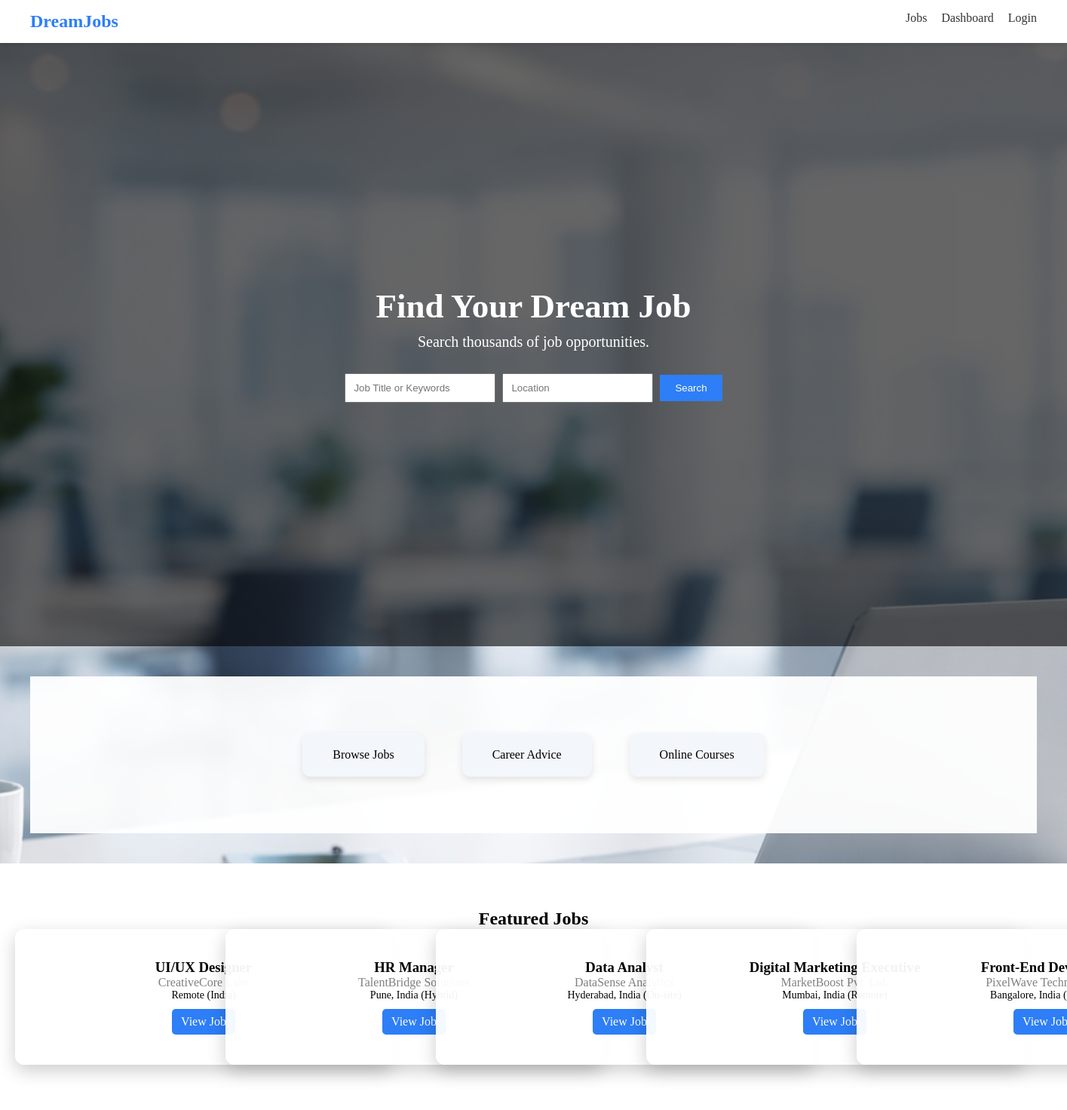
The page / on the database its author committed.
### portal/models.py (models this page shows, shortened)
class Job(models.Model):
    employer = models.ForeignKey(User, on_delete=models.CASCADE)
    title = models.CharField(max_length=200)
    company = models.CharField(max_length=200)
    location = models.CharField(max_length=200)
    description = models.TextField()
    created_at = models.DateTimeField(auto_now_add=True)

### portal/views.py (the view)
# urls.py: 2. Add a URL to urlpatterns:  path('', views.home, name='home')
def home(request):
    jobs = Job.objects.all().order_by('-created_at')
    return render(request, 'portal/home.html', {'jobs': jobs})

### portal/templates/portal/home.html
{% extends "portal/base.html" %}
{% load static %}
{% block content %}
<section class="hero">
    <div class="hero-content">
        <h1>Find Your Dream Job</h1>
        <p>Search thousands of job opportunities.</p>
        <form class="search-box">
            <input type="text" placeholder="Job Title or Keywords">
            <input type="text" placeholder="Location">
            <button>Search</button>
        </form>
    </div>
</section>
<div class="home-content">
<section class="features">
    <div class="card">Browse Jobs</div>
    <div class="card">Career Advice</div>
    <div class="card">Online Courses</div>
</section>
<section class="jobs">
    <h2>Featured Jobs</h2>
    <div class="job-grid">
        {% for job in jobs %}
        <div class="job-card">
            <h3>{{ job.title }}</h3>
            <p class="company">{{ job.company }}</p>
            <p class="location">{{ job.location }}</p>
            <a href="{% url 'job_detail' job.id %}" class="btn">
                View Job
            </a>
        </div>
        {% empty %}
        <p>No jobs posted yet</p>
        {% endfor %}
    </div>
</section>
</div>
{% endblock %}

### portal/static/css/style.css (style rules this page uses)
* { margin: 0; padding: 0; box-sizing: border-box; }
body { font-family: 'Times New Roman', Times, serif; min-height: 100vh; background-image: url("../images/MC.png"); background-size: cover; background-position: center; background-repeat: no-repeat; background-attachment: fixed; }
.hero { position: relative; height: 100vh; display: flex; justify-content: center; align-items: center; text-align: center; color: white; }
.hero::before { content: ""; position: absolute; inset: 0; background: rgba(0, 0, 0, 0.6); }
.hero-content { position: relative; z-index: 1; max-width: 700px; }
.hero-content h1 { font-size: 50px; margin-bottom: 20px; }
.hero-content p { font-size: 20px; margin-bottom: 30px; }
.btn { display: inline-block; padding: 12px 25px; background: #007bff; color: white; text-decoration: none; border-radius: 5px; transition: 0.3s ease; }
.features { background: rgba(255, 255, 255, 0.95); padding: 60px 20px; text-align: center; }
.jobs { background: white; padding: 60px 20px; text-align: center; }
.card { background: white; padding: 20px; margin: 15px; border-radius: 10px; box-shadow: 0 4px 10px rgba(0,0,0,0.1); }
.hero { min-height: 100vh; display: flex; justify-content: center; align-items: center; text-align: center; position: relative; }
.hero-content h1 { font-size: 45px; margin-bottom: 10px; }
.search-box { margin-top: 20px; }
.search-box input { padding: 10px; width: 200px; margin-right: 5px; }
.search-box button { padding: 10px 20px; background: #2d7ef7; color: white; border: none; }
.features { display: flex; justify-content: center; gap: 20px; margin: 40px; }
.card { padding: 20px 40px; background: #f3f6fa; border-radius: 10px; }
.job-grid { display: grid; grid-template-columns: repeat(auto-fit, minmax(250px, 1fr)); gap: 20px; }
.job-card { background: white; padding: 20px; border-radius: 12px; box-shadow: 0 3px 10px rgba(0,0,0,0.1); transition: 0.3s; }
.company { color: gray; }
.location { font-size: 14px; margin-bottom: 10px; }
.btn { background: #2d7ef7; color: white; padding: 8px 12px; text-decoration: none; border-radius: 5px; }
.job-card { background: rgba(255,255,255,0.95); padding: 40px; width: 500px; border-radius: 12px; box-shadow: 0 8px 25px rgba(0,0,0,0.2); }

### rows shown on the page
Job: title "UI/UX Designer", company "CreativeCore Labs", location "Remote (India)"
Job: title "HR Manager", company "TalentBridge Solutions", location "Pune, India (Hybrid)"
Job: title "Data Analyst", company "DataSense Analytics", location "Hyderabad, India (On-site)"
Job: title "Digital Marketing Executive", company "MarketBoost Pvt. Ltd.", location "Mumbai, India (Remote)"
Job: title "Front-End…", company "PixelWave…", location "Bangalore, India…"
